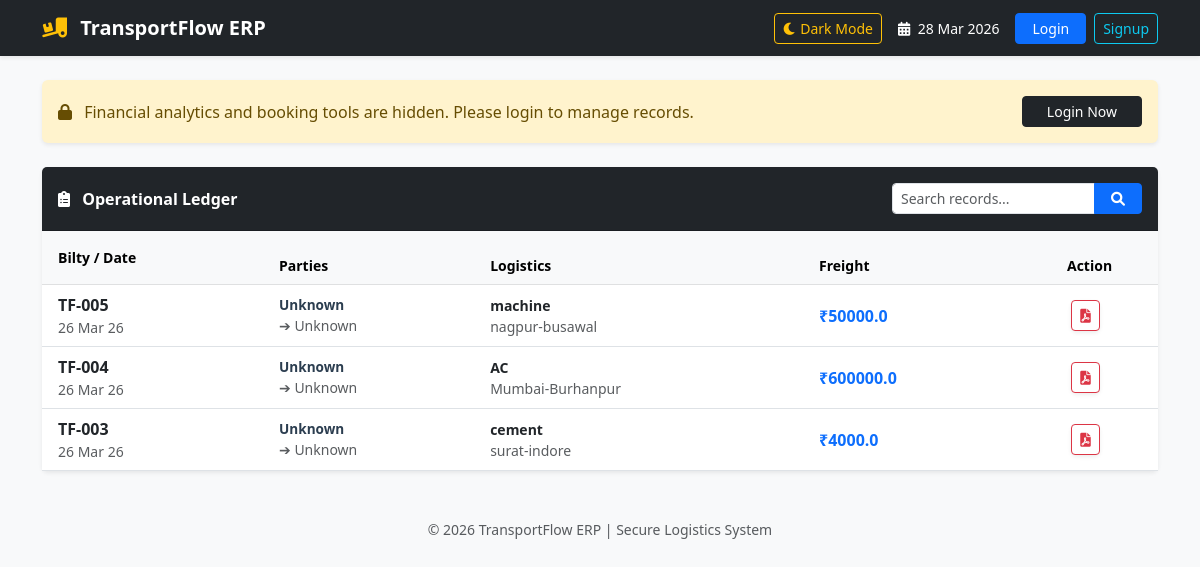
The page / on the database its author committed.
### shipments/models.py (models this page shows, shortened)
class Shipment(models.Model):
    bilty_number = models.CharField(max_length=20, unique=True, editable=False)
    material_name = models.CharField(max_length=100)
    consignor_name = models.CharField(max_length=200, default="Unknown", verbose_name="Sender Company")
    consignee_name = models.CharField(max_length=200, default="Unknown", verbose_name="Receiver Company")
    vehicle = models.ForeignKey(Vehicle, on_delete=models.CASCADE)
    driver = models.ForeignKey(Driver, on_delete=models.CASCADE)
    origin = models.CharField(max_length=100)
    destination = models.CharField(max_length=100)
    distance_km = models.PositiveIntegerField(default=0, null=True, blank=True)
    BOOKING_CHOICES = [
        ('pickup', 'Company Pickup'),
        ('drop', 'Customer Drop at Transport'),
    ]
    DELIVERY_CHOICES = [
        ('door', 'Door Delivery'),
        ('office', 'Office Collection'),
    ]
    booking_type = models.CharField(max_length=20, choices=BOOKING_CHOICES, default='drop')
    delivery_type = models.CharField(max_length=20, choices=DELIVERY_CHOICES, default='office')
    weight_tonnes = models.FloatField(default=0)
    rate_per_tonne = models.FloatField(default=0)
    total_freight = models.FloatField(default=0, editable=False) # Total Sale
    diesel_expenses = models.FloatField(default=0)
    toll_expenses = models.FloatField(default=0)
    driver_allowance = models.FloatField(default=0)
    other_expenses = models.FloatField(default=0)
    purchase_cost = models.FloatField(default=0, editable=False) # Total Expense
    net_profit = models.FloatField(default=0, editable=False)   # Final Profit
    is_paid = models.BooleanField(default=False)
    created_at = models.DateTimeField(auto_now_add=True)

### shipments/views.py (the view, shortened to what this page needs)
# urls.py: path('', views.dashboard, name='dashboard'), # Isse home page dashboard ban jayega
def dashboard(request):
    query = request.GET.get('q')
    if query:
        shipments = Shipment.objects.filter(
            Q(bilty_number__icontains=query) |
            Q(material_name__icontains=query) |
            Q(consignor_name__icontains=query) |
            Q(origin__icontains=query) |
            Q(destination__icontains=query)
        ).order_by('-created_at')
    else:
        shipments = Shipment.objects.all().order_by('-created_at')
    form = ShipmentForm()
    context = {
        'shipments': shipments,
        'form': form,
        'query': query,
    }
    return render(request, 'shipments/dashboard.html', context)

### shipments/templates/shipments/dashboard.html (shortened to what this page needs)
<!DOCTYPE html>
<html lang="en">
<head>
    <link href="https://cdn.jsdelivr.net/npm/bootstrap@5.3.0/dist/css/bootstrap.min.css" rel="stylesheet">
    <link rel="stylesheet" href="https://cdnjs.cloudflare.com/ajax/libs/font-awesome/6.0.0/css/all.min.css">
</head>
<body class="bg-light">
    <nav class="navbar navbar-expand-lg navbar-dark bg-dark mb-4 shadow-sm">
        <div class="container">
            <a class="navbar-brand fw-bold" href="{% url 'dashboard' %}">
                <i class="fas fa-truck-loading text-warning me-2"></i> TransportFlow ERP
            </a>
            <div class="d-flex align-items-center text-white small">
                <button id="darkModeToggle" class="btn btn-sm btn-outline-warning me-3">
                    <i class="fas fa-moon"></i> Dark Mode
                </button>
                <span class="me-3 d-none d-md-inline"><i class="fas fa-calendar-alt me-1"></i> {% now "d M Y" %}</span>
                {% if user.is_authenticated %}
                    <span class="me-3 text-warning">Hi, {{ user.username }}</span>
                    <form action="{% url 'logout' %}" method="post" class="d-inline">
                        {% csrf_token %}
                        <button type="submit" class="btn btn-sm btn-outline-light border-0">Logout</button>
                    </form>
                {% else %}
                    <a href="{% url 'login' %}" class="btn btn-sm btn-primary px-3 me-2">Login</a>
                    <a href="{% url 'signup' %}" class="btn btn-sm btn-outline-info">Signup</a>
                {% endif %}
            </div>
        </div>
    </nav>
    <div class="container">
        {% if user.is_authenticated %}
        <div class="row g-3 mb-4">
            <div class="col-md-3 col-6">
                <div class="card card-analytics bg-white shadow-sm border-start border-primary border-5">
                    <div class="card-body p-3">
                        <p class="text-muted small mb-1 fw-bold">TOTAL REVENUE</p>
                        <h4 class="mb-0 text-primary">₹{{ total_revenue }}</h4>
                    </div>
                </div>
            </div>
            <div class="col-md-3 col-6">
                <div class="card card-analytics bg-white shadow-sm border-start border-danger border-5">
                    <div class="card-body p-3">
                        <p class="text-muted small mb-1 fw-bold">TOTAL EXPENSE</p>
                        <h4 class="mb-0 text-danger">₹{{ total_expense }}</h4>
                    </div>
                </div>
            </div>
            <div class="col-md-3 col-6">
                <div class="card card-analytics bg-white shadow-sm border-start border-success border-5">
                    <div class="card-body p-3">
                        <p class="text-muted small mb-1 fw-bold">NET PROFIT</p>
                        <h4 class="mb-0 text-success">₹{{ total_net_profit }}</h4>
                    </div>
                </div>
            </div>
            <div class="col-md-3 col-6">
                <div class="card card-analytics bg-white shadow-sm border-start border-warning border-5">
                    <div class="card-body p-3">
                        <p class="text-muted small mb-1 fw-bold">PENDING</p>
                        <h4 class="mb-0 text-warning">₹{{ pending_amount }}</h4>
                    </div>
                </div>
            </div>
        </div>
        {% else %}
        <div class="alert alert-warning shadow-sm border-0 d-flex justify-content-between align-items-center mb-4">
            <span><i class="fas fa-lock me-2"></i> Financial analytics and booking tools are hidden. Please login to manage records.</span>
            <a href="{% url 'login' %}" class="btn btn-sm btn-dark px-4">Login Now</a>
        </div>
        {% endif %}
        <div class="card shadow-sm border-0">
            <div class="card-header bg-dark text-white d-flex justify-content-between align-items-center py-3">
                <span class="fw-bold"><i class="fas fa-clipboard-list me-2"></i> Operational Ledger</span>
                <form method="GET" class="d-flex" style="width: 250px;">
                    <div class="input-group input-group-sm">
                        <input type="text" name="q" class="form-control" placeholder="Search records..." value="{{ query|default:'' }}">
                        <button class="btn btn-primary px-3" type="submit"><i class="fas fa-search"></i></button>
                    </div>
                </form>
            </div>
            <div class="card-body p-0">
                <div class="table-responsive">
                    <table class="table table-hover align-middle mb-0">
                        <thead class="table-light small">
                            <tr>
                                <th class="ps-3 py-3">Bilty / Date</th>
                                <th>Parties</th>
                                <th>Logistics</th>
                                <th>Freight</th>
                                <th class="text-center">Action</th>
                            </tr>
                        </thead>
                        <tbody>
                            {% for s in shipments %}
                            <tr>
                                <td class="ps-3">
                                    <div class="fw-bold text-dark">{{ s.bilty_number }}</div>
                                    <div class="text-muted small">{{ s.created_at|date:"d M y" }}</div>
                                </td>
                                <td>
                                    <div class="fw-bold company-name">{{ s.consignor_name }}</div>
                                    <div class="text-muted small">➔ {{ s.consignee_name }}</div>
                                </td>
                                <td>
                                    <div class="small fw-bold">{{ s.material_name }}</div>
                                    <div class="text-muted small">{{ s.origin }}-{{ s.destination }}</div>
                                </td>
                                <td><span class="fw-bold text-primary">₹{{ s.total_freight }}</span></td>
                                <td class="text-center pe-3">
                                    <div class="btn-group btn-group-sm shadow-sm">
                                        <a href="{% url 'download_bilty' s.id %}" class="btn btn-outline-danger" title="Download PDF"><i class="fas fa-file-pdf"></i></a>
                                    </div>
                                </td>
                            </tr>
                            {% empty %}
                            <tr><td colspan="7" class="text-center py-5 text-muted">No transport records found.</td></tr>
                            {% endfor %}
                        </tbody>
                    </table>
                </div>
            </div>
        </div>
    </div>
    <footer class="mt-5 mb-4 text-center text-muted small">
        &copy; 2026 TransportFlow ERP | Secure Logistics System
    </footer>
</body>
</html>

### shipments/templates/shipments/dashboard.html (style rules this page uses)
:root { --primary-dark: #2c3e50; --success-green: #27ae60; --danger-red: #e74c3c; }
.company-name { font-size: 0.85rem; color: #2c3e50; }

### rows shown on the page
Shipment: bilty_number "TF-005", created_at "26 Mar 26", consignor_name "Unknown", consignee_name "Unknown", material_name "machine", origin "nagpur", destination "busawal", total_freight "50000.0"
Shipment: bilty_number "TF-004", created_at "26 Mar 26", consignor_name "Unknown", consignee_name "Unknown", material_name "AC", origin "Mumbai", destination "Burhanpur", total_freight "600000.0"
Shipment: bilty_number "TF-003", created_at "26 Mar 26", consignor_name "Unknown", consignee_name "Unknown", material_name "cement", origin "surat", destination "indore", total_freight "4000.0"
